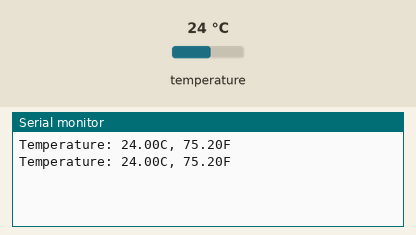
The sketch below on a simulated Arduino Uno, built with avr-gcc and run on an emulated ATmega328P. On the bench: the last lines printed to the serial monitor. The test bench sets the inputs (shaded band); at power-on: temperature 24 °C.

Above: at 2.8 s.
2.9 s: temperature set to 12 °C
At 3.7 s:
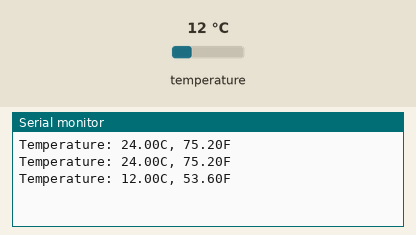
4.4 s: temperature set to 19 °C
At 6.0 s:
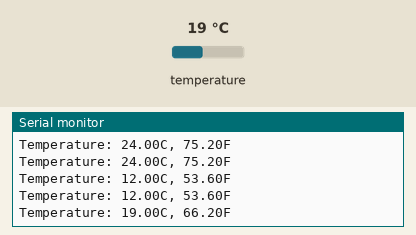
Timing chart, 0 to 7.5 s (numbered marks = the images above; inputs shaded):
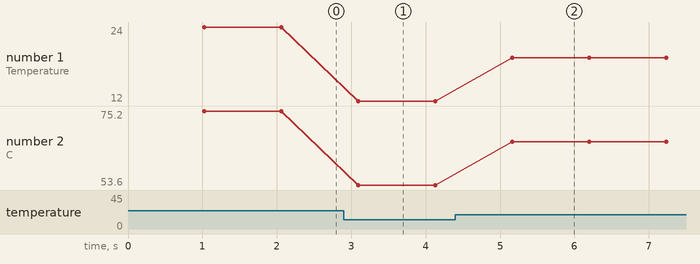

Measured:
- after the input at 2.9 s, the serial monitor: prints a new line after 0.19 s (image 1)
- after the input at 4.4 s, the serial monitor: prints a new line after 0.76 s (image 2)
- plotted number 1: 24 → 12 after the input at 2.9 s, 12 → 19 after the input at 4.4 s
- plotted number 2: 75.2 → 53.6 after the input at 2.9 s, 53.6 → 66.2 after the input at 4.4 s

The sketch:

dig_temp.ino
```cpp
/* This is a sample program for the DS18S20 Temperature Sensor
 * Module. Adapted from the provided code.
 */

//See README for information about this library
#include <OneWire.h>

int inPin=13; // define D10 as input pin connecting to DS18S20 S pin
OneWire ds(inPin);

//for the data from the module
byte data[12];
float Ctemp = 0.0;
float Ftemp = 0.0;
byte addr[8];

void setup() {
    Serial.begin(9600);
}

void loop() {
    init_sensor();
    signal_ready();
    get_temp();
    Ftemp = (Ctemp * 9.0/5.0) + 32;

    Serial.print("Temperature: ");
    Serial.print(Ctemp);
    Serial.print("C, ");
    Serial.print(Ftemp);
    Serial.println("F");
}

//initialize the sensor
void init_sensor() {
    while (!ds.search(addr)) {
        ds.reset_search();
    }
}

//I'm assuming that this portion of the code signals that we want a
//reading. This was originally not in a separate function.
void signal_ready() {
    ds.reset();
    ds.select(addr);
    ds.write(0x44,1);

    delay(1000);

    ds.reset();
    ds.select(addr);
    ds.write(0xBE);
}

//this reads data from the module
void get_temp() {
    for (byte i = 0; i < 9; i++) {
        data[i] = ds.read();
    }

    //format the bytes
    int TReading = (data[1] << 8) + data[0];

    //find out if the reading was positive or negative. The first bit
    //will say. If so, convert the reading to a positive number and
    //deal with negativity later
    int SignBit = TReading & 0x8000;
    if (SignBit) {
        TReading = (TReading ^ 0xffff) + 1;
    }

    //magic equation
    //original:  Ctemp = ((6 * TReading) + TReading / 4)/100.0;
    Ctemp = TReading / 16.0;

    if (SignBit) {
        Ctemp = -1 * Ctemp;
    }
}
```
